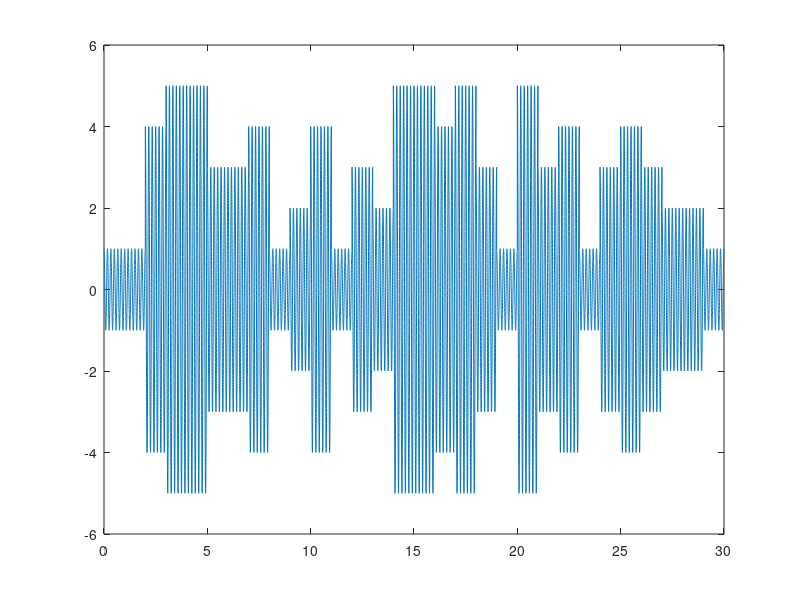

Here is the MATLAB script that generated this plot:
no_symbols = 30;
bit_rate = 1;
t_final = no_symbols/bit_rate;
N = 6;
fs = 1e3;
t = 0:1/fs:t_final-1/fs;

U = randi([1 5], 1, no_symbols);
Uf = kron(U, ones(1, fs/bit_rate));

y = Uf.*cos(2*pi*t*N);
figure;
plot(t, y);